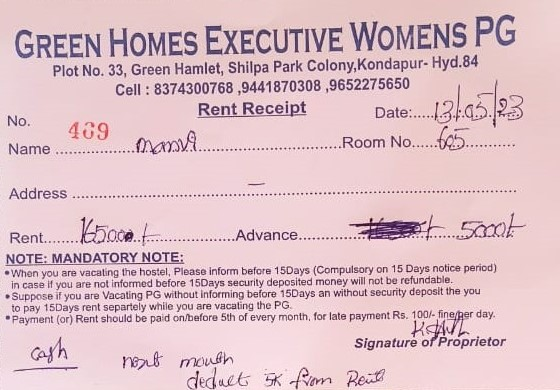
#> input picture test4.jpg, 560 x 390 px
$ jupyter execute hello.ipynb
#> lines starting #> are read from the running program, lines starting #| are printed output that depends on the picture; after the words box and inside, x2 and y2 are one past the last pixel; in counts of white or black regions, pixels touching at a corner belong together
[cell 1]
import cv2
import numpy as np

# Load the image
image = cv2.imread('./test4.jpg')
#> image is the input picture: shape (390, 560, 3); mean B, G, R 200.4, 193.3, 223.4

# Convert the image to grayscale
gray = cv2.cvtColor(image, cv2.COLOR_BGR2GRAY)
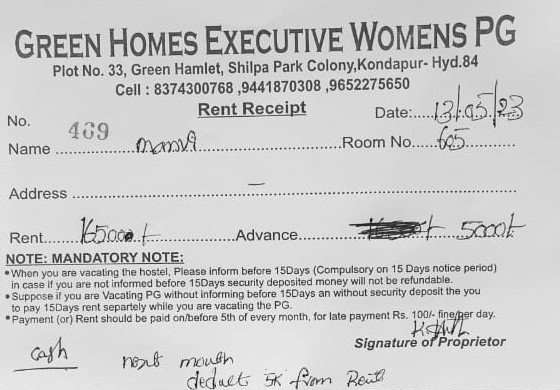
#> gray: shape (390, 560); min 7, max 250, mean 203.1

# Apply adaptive thresholding to obtain a binary image
threshold = cv2.adaptiveThreshold(gray, 255, cv2.ADAPTIVE_THRESH_MEAN_C, cv2.THRESH_BINARY_INV, 11, 2)
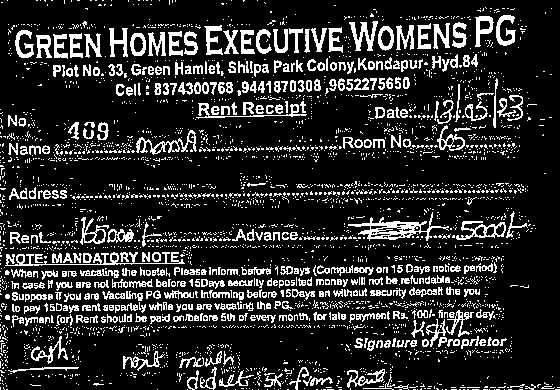
#> threshold: shape (390, 560); 16.5% white in thin lines or dots

# Find contours in the binary image
contours, _ = cv2.findContours(threshold, cv2.RETR_EXTERNAL, cv2.CHAIN_APPROX_SIMPLE)
#> contours = 3370 contours, 3083 with area under 20; largest, box (x1, y1, x2, y2) and area: (348, 212, 449, 241) 889, (456, 221, 506, 240) 424, (5, 252, 185, 266) 377, (136, 130, 197, 155) 368, (475, 16, 494, 47) 304

# Iterate through the contours and expand the bounding rectangle
expanded_contours = []
for contour in contours:
    # Get the bounding rectangle coordinates
    x, y, w, h = cv2.boundingRect(contour)

    # Set the expansion amount
    expansion_amount = 1

    # Expand the bounding rectangle
    x_expanded = max(0, x - expansion_amount)
    y_expanded = max(0, y - expansion_amount)
    w_expanded = min(image.shape[1] - 1, x + w + expansion_amount) - x_expanded
    h_expanded = min(image.shape[0] - 1, y + h + expansion_amount) - y_expanded

    # Create a new contour from the expanded rectangle
    expanded_contour = np.array([[x_expanded, y_expanded],
                                 [x_expanded, y_expanded + h_expanded],
                                 [x_expanded + w_expanded, y_expanded + h_expanded],
                                 [x_expanded + w_expanded, y_expanded]])

    expanded_contours.append(expanded_contour)
#> this loop made 3370 passes
#> (contour, x, y, w, h, x_expanded, y_expanded, w_expanded) on passes 1 to 3: ([[555, 389], [559, 389]], 555, 389, 5, 1, 554, 388, 5), ([[519, 389], [522, 389]], 519, 389, 4, 1, 518, 388, 6), ([[508, 389], [511, 389]], 508, 389, 4, 1, 507, 388, 6)
#> after the loop, expanded_contours = 3370 items

# Create a copy of the image to draw the expanded contours
expanded_image = image.copy()

# Draw the expanded contours on the image
cv2.drawContours(expanded_image, expanded_contours, -1, (0, 255, 0), 2)
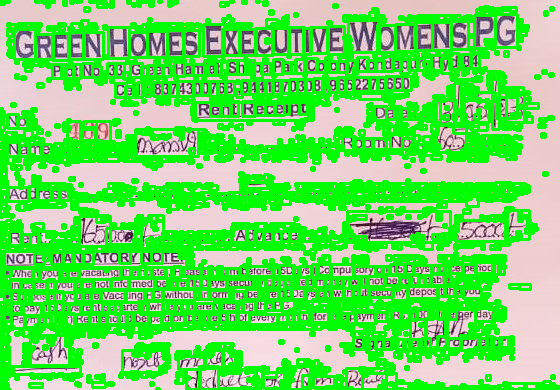
#> expanded_image: shape (390, 560, 3); mean B, G, R 98.9, 220.5, 110.3

# Display the image with the expanded contours
cv2.imshow('Expanded Contours', expanded_image)
cv2.waitKey(0)
cv2.destroyAllWindows()

$ run again, with test2.jpg copied over test4.jpg
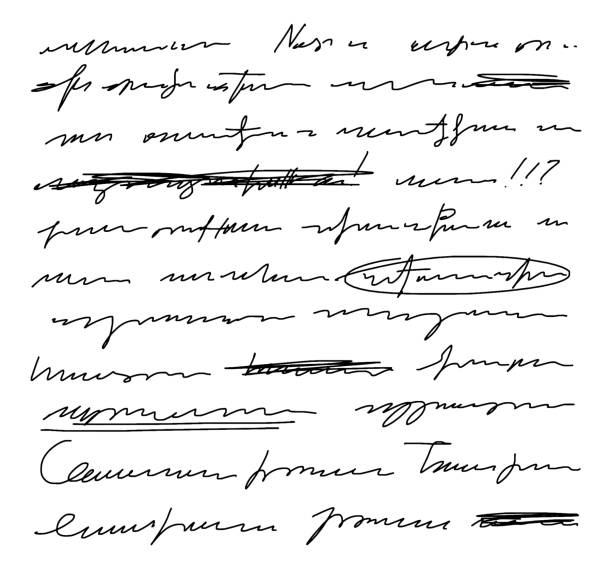
#> input picture test2.jpg, 612 x 569 px
#> image is the input picture: shape (569, 612, 3); min 0, max 255, mean 238.8
#> `threshold = cv2.adaptiveThreshold(gray, 255, cv2.ADAPTIVE_THRESH_MEAN_..`:
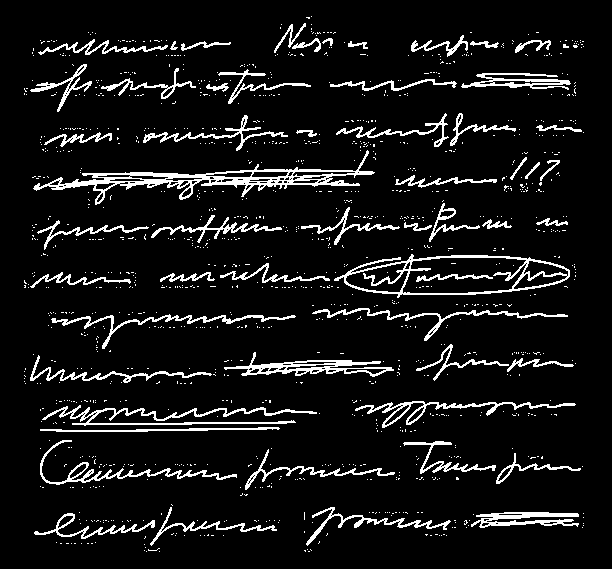
#> threshold: shape (569, 612); 8.4% white in thin lines or dots, all inside (x1, y1, x2, y2) = (24, 16, 584, 552)
#> contours = 1197 contours, 1142 with area under 20; largest, box (x1, y1, x2, y2) and area: (334, 254, 570, 298) 6906, (33, 150, 375, 205) 3922, (224, 352, 394, 377) 1366, (42, 405, 317, 426) 848, (355, 401, 576, 428) 831
#> the loop `for contour in contours:` made 1197 passes
#> (x, y, w, h, x_expanded, y_expanded, w_expanded, h_expanded) on passes 2, 3, 5: (159, 551, 1, 1, 158, 550, 3, 3), (146, 551, 1, 1, 145, 550, 3, 3), (144, 550, 1, 1, 143, 549, 3, 3)
#> after the loop `for contour in contours:`: expanded_contours = 1197 items
#> `cv2.drawContours(expanded_image, expanded_contours, -1, (0, 255, 0), 2)`:
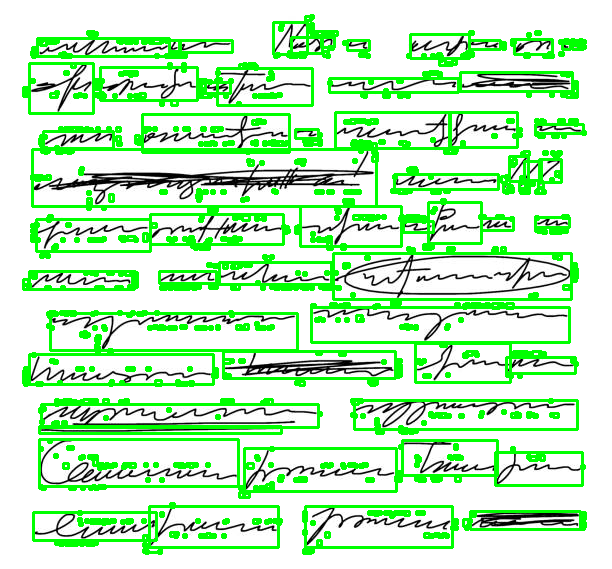
#> expanded_image: shape (569, 612, 3); 18.71% of pixels changed, all inside (x1, y1, x2, y2) = (22, 14, 587, 555)
